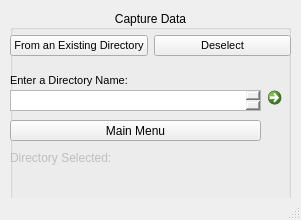
<?xml version="1.0" encoding="UTF-8"?>
<ui version="4.0">
 <class>CaptureData</class>
 <widget class="QMainWindow" name="CaptureData">
  <property name="geometry">
   <rect>
    <x>0</x>
    <y>0</y>
    <width>301</width>
    <height>220</height>
   </rect>
  </property>
  <property name="windowTitle">
   <string>PointCloudProject</string>
  </property>
  <widget class="QWidget" name="centralwidget">
   <widget class="QGroupBox" name="CaptureDataForm">
    <property name="geometry">
     <rect>
      <x>10</x>
      <y>10</y>
      <width>281</width>
      <height>191</height>
     </rect>
    </property>
    <property name="sizePolicy">
     <sizepolicy hsizetype="Preferred" vsizetype="Maximum">
      <horstretch>0</horstretch>
      <verstretch>0</verstretch>
     </sizepolicy>
    </property>
    <property name="title">
     <string>Capture Data</string>
    </property>
    <property name="alignment">
     <set>Qt::AlignCenter</set>
    </property>
    <widget class="QCommandLinkButton" name="commandLinkButton_2">
     <property name="geometry">
      <rect>
       <x>250</x>
       <y>70</y>
       <width>31</width>
       <height>31</height>
      </rect>
     </property>
     <property name="sizePolicy">
      <sizepolicy hsizetype="Preferred" vsizetype="Maximum">
       <horstretch>0</horstretch>
       <verstretch>0</verstretch>
      </sizepolicy>
     </property>
     <property name="text">
      <string/>
     </property>
    </widget>
    <widget class="QWidget" name="horizontalLayoutWidget">
     <property name="geometry">
      <rect>
       <x>0</x>
       <y>10</y>
       <width>281</width>
       <height>51</height>
      </rect>
     </property>
     <layout class="QHBoxLayout" name="horizontalLayout">
      <item>
       <widget class="QPushButton" name="fromanexistingDirectory">
        <property name="sizePolicy">
         <sizepolicy hsizetype="Preferred" vsizetype="Maximum">
          <horstretch>0</horstretch>
          <verstretch>0</verstretch>
         </sizepolicy>
        </property>
        <property name="font">
         <font>
          <family>MS Shell Dlg 2</family>
          <pointsize>8</pointsize>
         </font>
        </property>
        <property name="text">
         <string>From an Existing Directory</string>
        </property>
       </widget>
      </item>
      <item>
       <widget class="QPushButton" name="Deselect">
        <property name="sizePolicy">
         <sizepolicy hsizetype="Preferred" vsizetype="Maximum">
          <horstretch>0</horstretch>
          <verstretch>0</verstretch>
         </sizepolicy>
        </property>
        <property name="font">
         <font>
          <family>MS Shell Dlg 2</family>
          <pointsize>8</pointsize>
         </font>
        </property>
        <property name="text">
         <string>Deselect</string>
        </property>
       </widget>
      </item>
     </layout>
    </widget>
    <widget class="QLabel" name="DirText">
     <property name="enabled">
      <bool>false</bool>
     </property>
     <property name="geometry">
      <rect>
       <x>0</x>
       <y>140</y>
       <width>291</width>
       <height>16</height>
      </rect>
     </property>
     <property name="sizePolicy">
      <sizepolicy hsizetype="Preferred" vsizetype="Maximum">
       <horstretch>0</horstretch>
       <verstretch>0</verstretch>
      </sizepolicy>
     </property>
     <property name="text">
      <string>Directory Selected:</string>
     </property>
    </widget>
    <widget class="QLabel" name="label">
     <property name="geometry">
      <rect>
       <x>0</x>
       <y>60</y>
       <width>211</width>
       <height>21</height>
      </rect>
     </property>
     <property name="sizePolicy">
      <sizepolicy hsizetype="Preferred" vsizetype="Maximum">
       <horstretch>0</horstretch>
       <verstretch>0</verstretch>
      </sizepolicy>
     </property>
     <property name="font">
      <font>
       <family>MS Shell Dlg 2</family>
       <pointsize>8</pointsize>
      </font>
     </property>
     <property name="text">
      <string>Enter a Directory Name:</string>
     </property>
    </widget>
    <widget class="QPlainTextEdit" name="text">
     <property name="geometry">
      <rect>
       <x>0</x>
       <y>80</y>
       <width>251</width>
       <height>21</height>
      </rect>
     </property>
     <property name="sizePolicy">
      <sizepolicy hsizetype="Preferred" vsizetype="Maximum">
       <horstretch>0</horstretch>
       <verstretch>0</verstretch>
      </sizepolicy>
     </property>
     <property name="font">
      <font>
       <family>MS Shell Dlg 2</family>
       <pointsize>8</pointsize>
      </font>
     </property>
     <property name="styleSheet">
      <string notr="true">border-top-color: rgb(85, 0, 0);
border-right-color: rgb(85, 0, 0);
border-bottom-color: rgb(85, 0, 0);
border-left-color: rgb(85, 0, 0);</string>
     </property>
     <property name="plainText">
      <string/>
     </property>
    </widget>
    <widget class="QPushButton" name="backtomainmenu">
     <property name="geometry">
      <rect>
       <x>0</x>
       <y>110</y>
       <width>251</width>
       <height>21</height>
      </rect>
     </property>
     <property name="sizePolicy">
      <sizepolicy hsizetype="Preferred" vsizetype="Maximum">
       <horstretch>0</horstretch>
       <verstretch>0</verstretch>
      </sizepolicy>
     </property>
     <property name="text">
      <string>Main Menu</string>
     </property>
    </widget>
   </widget>
  </widget>
  <widget class="QMenuBar" name="menubar">
   <property name="geometry">
    <rect>
     <x>0</x>
     <y>0</y>
     <width>301</width>
     <height>21</height>
    </rect>
   </property>
  </widget>
  <widget class="QStatusBar" name="statusbar"/>
 </widget>
 <resources/>
 <connections/>
</ui>
